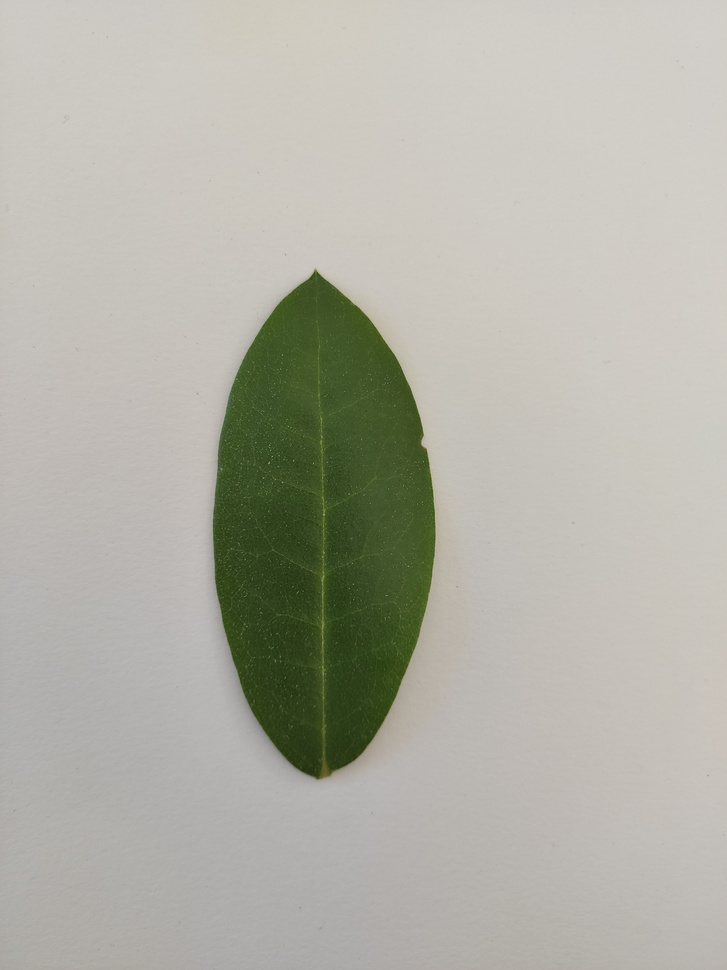
%> input picture cache/images/Pianta 3-01.jpg, 727 x 970 px, shrunk from 3000 x 4000 before the run
$ octave --eval "result = extractColor('../../../cache/images/Pianta 3-01.jpg');"   (GNU Octave 9; MATLAB toolbox functions it lacks are replaced by stand-ins)
%> lines starting %> are read from the running program, lines starting %| are printed output that depends on the picture
function feature = extractColor(imgInput)
%> called with imgInput = '../../../cache/images/Pianta 3-01.jpg'
% Read image
if ischar(imgInput) || isstring(imgInput)
    img = imread(imgInput);
%> img is the input picture: size 970x727x3 uint8; mean R, G, B 178, 177.4, 167.1
else
    img = imgInput;
end

% Convert to HSV and normalize
hsvImg = rgb2hsv(img);
%> hsvImg: size 970x727x3 double; mean H, S, V 0.124, 0.107, 0.707
h = hsvImg(:,:,1);
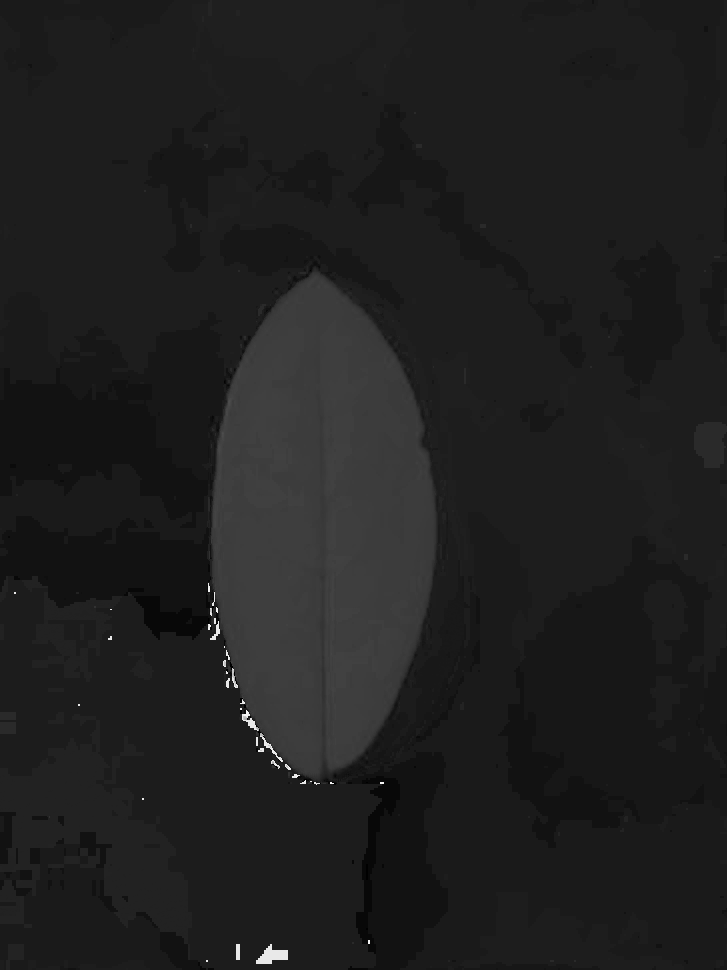
%> h: size 970x727 double; min 0, max 0.958, mean 0.124
s = hsvImg(:,:,2);
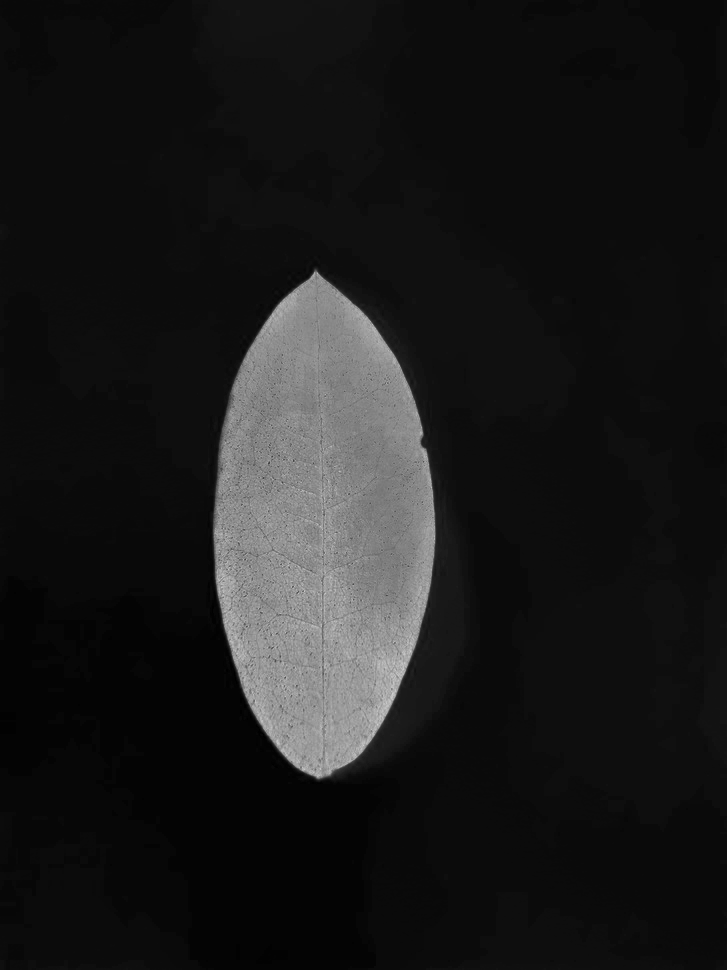
%> s: size 970x727 double; min 0, max 0.822, mean 0.107
v = hsvImg(:,:,3);
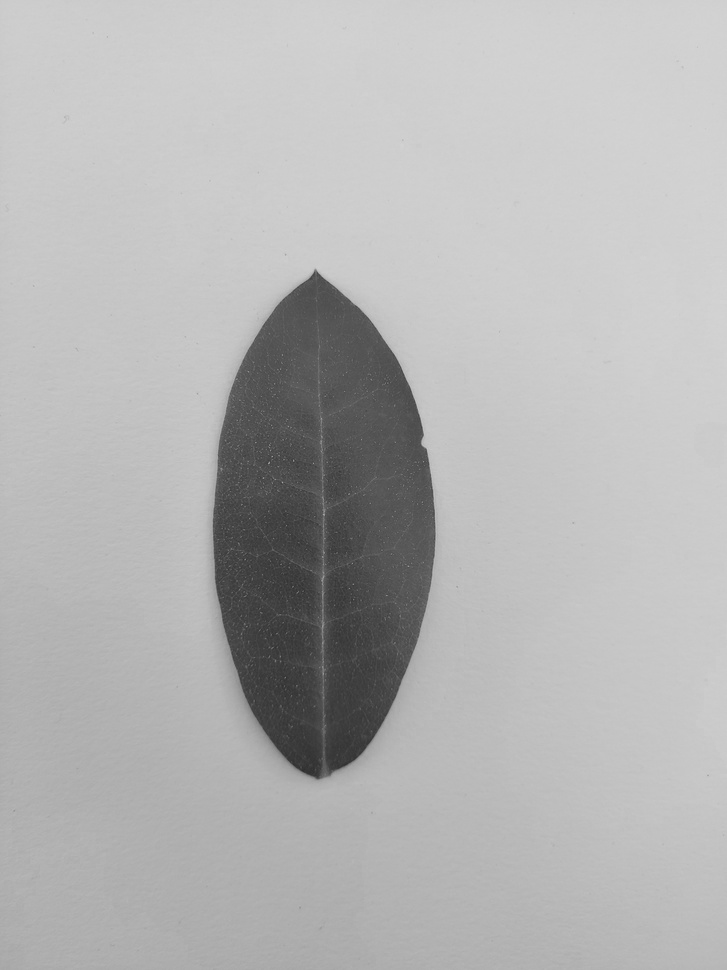
%> v: size 970x727 double; min 0.176, max 0.835, mean 0.707

%% 1. Quantized HSV Histogram
numHueBins = 16;  % Higher resolution for hue
numSatBins = 4;
numValBins = 4;

% Calculate histograms
hHist = histcounts(h, linspace(0,1,numHueBins+1), 'Normalization', 'probability');
%> hHist = [0.00636 0.82 0.053 0.109 0.00974 0 0 0 0 0 3.83e-05 1.42e-05 9.08e-05 4.25e-06 0.00128 0.000138]
sHist = histcounts(s, linspace(0,1,numSatBins+1), 'Normalization', 'probability');
%> sHist = [0.882 0.0164 0.101 0.000203]
vHist = histcounts(v, linspace(0,1,numValBins+1), 'Normalization', 'probability');
%> vHist = [0.0172 0.1 0.336 0.547]

%% 2. Advanced Statistical Moments
% Mean and Std for each channel
hMean = circ_mean(h(:)*2*pi);
%> in circ_mean, `m = angle(mean(exp(1i*angles)))/(2*pi);`: m = 0.122
%> hMean = 0.122
sMean = mean(s(:));
%> sMean = 0.107
vMean = mean(v(:));
%> vMean = 0.707

hStd = circ_std(h(:)*2*pi)/(2*pi); % Converts to [0,1]
%> in circ_std, `R = abs(mean(exp(1i*angles)));`: R = 0.959
%> in circ_std, `s = sqrt(-2*log(R));`: s = 0.29
%> hStd = 0.0462
sStd = std(s(:));
%> sStd = 0.167
vStd = std(v(:));
%> vStd = 0.154

%% 3. Composite Measures
% Colorfulness Index (Hasler et al.)
rg = double(img(:,:,1)) - double(img(:,:,2));
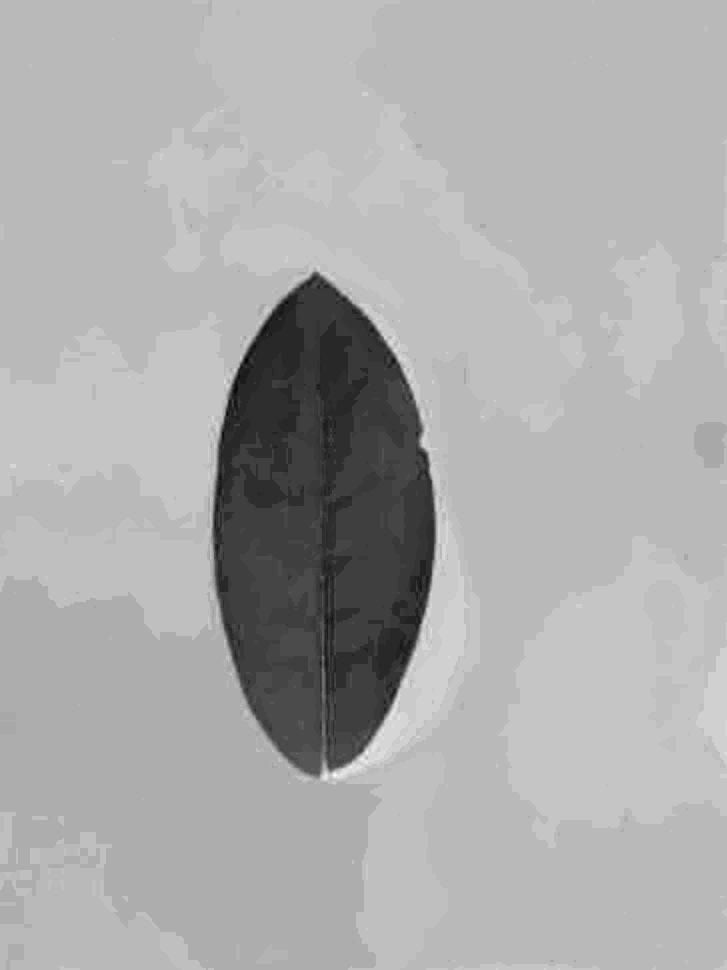
%> rg: size 970x727 double; min -29, max 15, mean 0.658; drawn with min black and max white
yb = 0.5*(double(img(:,:,1)) + double(img(:,:,2))) - double(img(:,:,3));
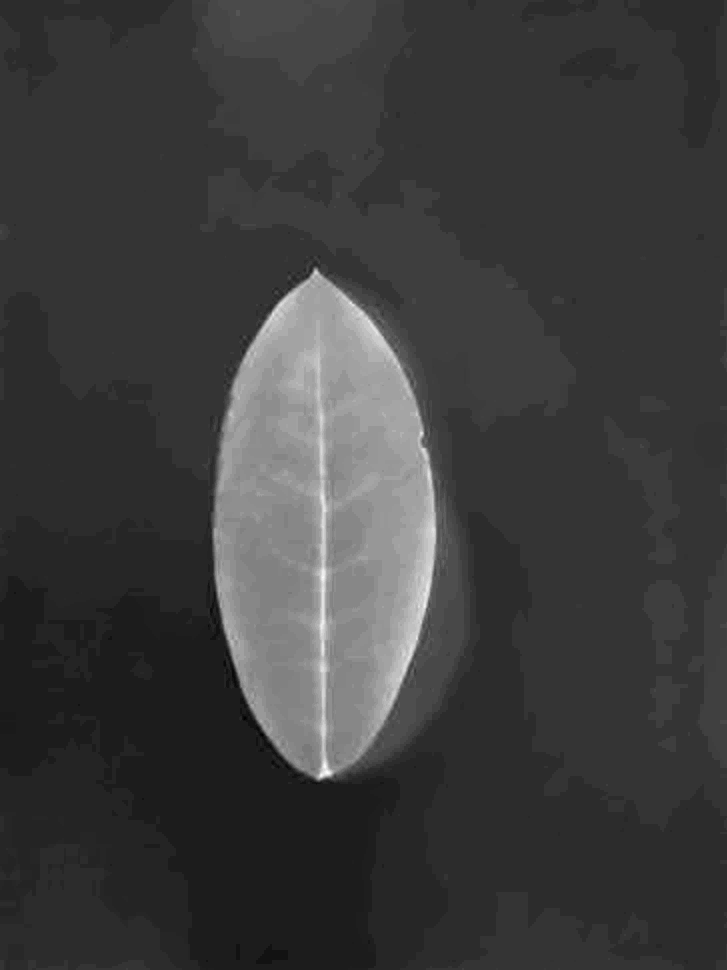
%> yb: size 970x727 double; min -4.5, max 58.5, mean 10.6; drawn with min black and max white
colorfulness = std(rg(:)) + std(yb(:)) + 0.3*sqrt(mean(rg(:).^2) + mean(yb(:).^2));
%> colorfulness = 20.8

% Dominant Hue Analysis
[counts, ~] = histcounts(h, linspace(0,1,numHueBins+1));
%> counts = [4484 578167 37355 77212 6866 0 0 0 0 0 27 10 64 3 905 97]
dominantHuePct = max(counts)/sum(counts);
%> dominantHuePct = 0.82

% Saturation-Value Energy
svEnergy = mean(s(:).*v(:));
%> svEnergy = 0.0516

%% Construct feature vector
feature = [...
    hHist, sHist, vHist, ...           % 16+4+4 = 24
    hMean, hStd, sMean, sStd, vMean, vStd, ... % 6
    colorfulness, dominantHuePct, svEnergy ...  % 3
    ]; % Total: 33 features
%> feature = 33 values, max 20.8 at index 31, min 0 at index 6, mean 0.787
%> `result = extractColor('../../../cache/images/Pianta 3-01.jpg');`: result has the same summary as feature in extractColor

% Helper function for circular mean
    function m = circ_mean(angles)
        m = angle(mean(exp(1i*angles)))/(2*pi);
        if m < 0, m = m + 1; end
    end

% Helper function for circular standard deviation
    function s = circ_std(angles)
        R = abs(mean(exp(1i*angles)));
        s = sqrt(-2*log(R));
    end
end
